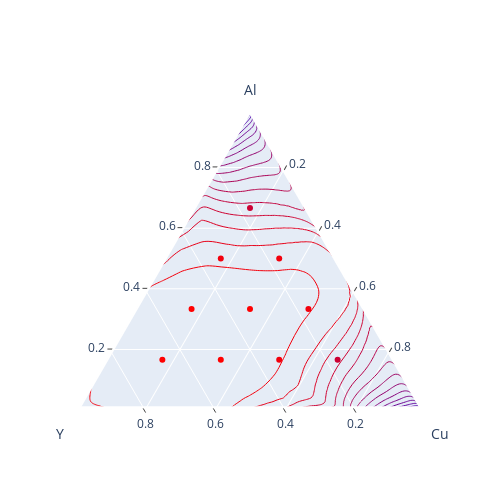

Notebook cell for this chart:
### Code cell
import plotly.figure_factory as ff
import numpy as np
Al, Cu = np.mgrid[0:1:7j, 0:1:7j]
Al, Cu = Al.ravel(), Cu.ravel()
mask = Al + Cu <= 1
Al, Cu = Al[mask], Cu[mask]
Y = 1 - Al - Cu

enthalpy = (Al - 0.5) * (Cu - 0.5) * (Y - 1)**2
fig = ff.create_ternary_contour(np.array([Al, Y, Cu]), enthalpy,
                                pole_labels=['Al', 'Y', 'Cu'],
                                ncontours=20,
                                coloring='lines',
                                showmarkers=True)
fig.show()
